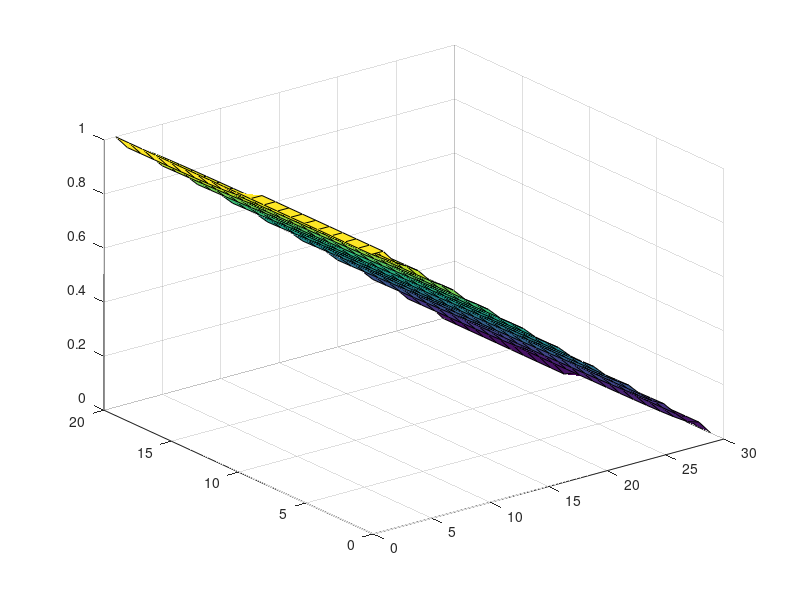

The MATLAB source for this figure:
% Jay Maini 101037537
%EIPA
set(0, 'DefaultFigureWindowStyle','docked')
clear all
close all

v0 = 1;

%unequal array size
nx = 20;
ny = 30;
V = zeros(nx,ny);
G = sparse(nx*ny, nx*ny);
F = zeros(nx*ny,1);
Inclusion = 0;

for i = 1:nx
    for j = 1:ny
        m = j+(i-1)*ny;
        
        %Edge cases (BC's nodes)
        if (i == 1)
            F(m) = v0;
            G(m,m) = 1;
        elseif (i == nx)
            F(m) = 0;
            G(m,m) = 1;
%         elseif (j == ny)
%             F(m) = 0;
%             G(m,m) = 1;
%         elseif(j == 1)
%             F(m) = 0;
%             G(m,m) = 1;
        else
            %Inner region (set by FD equation)
            %set back to -4 for default
            G(m,m) = -4;
            
            %Define next/previous on the x and y axes
            npx = j+1 + (i-1)*ny;
            nmx = j-1 + (i-1)*ny;
            npy = j + (i-1+1)*ny;
            nmy = j + (i-1-1)*ny;
            
            G(m,npx) = 1; 
            G(m,nmx) = 1;
            G(m,npy) = 1;
            G(m,nmy) = 1;
        end
    end
end

%LU Decompsition
Varr = G\F;


    Varr_temp = reshape(Varr,nx,ny);
    figure(1)
    surf(Varr_temp)


